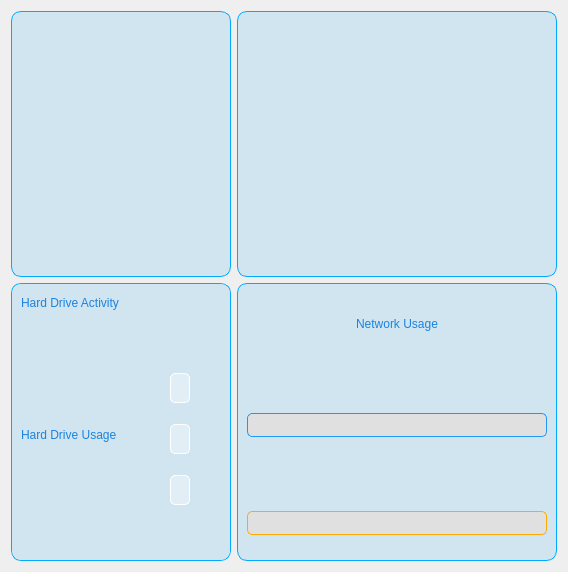
               <widget class="QWidget" name="Dashboard1">
                <layout class="QGridLayout" name="gridLayout_6">
                 <item row="0" column="1">
                  <widget class="QFrame" name="frame_11">
                   <property name="styleSheet">
                    <string notr="true">QFrame {
background-color: #d1e5f0;
border:1px solid #00aaff;
border-radius:10px;
}</string>
                   </property>
                   <property name="frameShape">
                    <enum>QFrame::StyledPanel</enum>
                   </property>
                   <property name="frameShadow">
                    <enum>QFrame::Raised</enum>
                   </property>
                   <layout class="QVBoxLayout" name="verticalLayout_7">
                    <item alignment="Qt::AlignHCenter">
                     <widget class="QPushButton" name="pushButton_2">
                      <property name="minimumSize">
                       <size>
                        <width>20</width>
                        <height>20</height>
                       </size>
                      </property>
                      <property name="maximumSize">
                       <size>
                        <width>200</width>
                        <height>200</height>
                       </size>
                      </property>
                      <property name="styleSheet">
                       <string notr="true">QPushButton{
background-color: rgb(209, 229, 240);
border:0px solid;
font: 12pt &quot;Oswald&quot;;
color: rgb(44, 159, 217);

}</string>
                      </property>
                      <property name="text">
                       <string/>
                      </property>
                      <property name="icon">
                       <iconset resource="res.qrc">
                        <normaloff>:/icon/icon/ram.png</normaloff>:/icon/icon/ram.png</iconset>
                      </property>
                      <property name="iconSize">
                       <size>
                        <width>49</width>
                        <height>49</height>
                       </size>
                      </property>
                     </widget>
                    </item>
                    <item alignment="Qt::AlignHCenter|Qt::AlignVCenter">
                     <widget class="roundProgressBar" name="ProgressBar1" native="true">
                      <property name="minimumSize">
                       <size>
                        <width>200</width>
                        <height>200</height>
                       </size>
                      </property>
                      <property name="maximumSize">
                       <size>
                        <width>200</width>
                        <height>200</height>
                       </size>
                      </property>
                      <property name="styleSheet">
                       <string notr="true">background-color: rgb(209, 229, 240);</string>
                      </property>
                     </widget>
                    </item>
                    <item>
                     <widget class="QLabel" name="label_4">
                      <property name="styleSheet">
                       <string notr="true">QLabel {
font: 10pt &quot;Oswald&quot;;
color: rgb(27, 131, 222);
border:0px solid;
}</string>
                      </property>
                      <property name="text">
                       <string/>
                      </property>
                      <property name="alignment">
                       <set>Qt::AlignCenter</set>
                      </property>
                     </widget>
                    </item>
                   </layout>
                  </widget>
                 </item>
                 <item row="1" column="0">
                  <widget class="QFrame" name="frame_12">
                   <property name="styleSheet">
                    <string notr="true">QFrame {
background-color: #d1e5f0;
border:1px solid #00aaff;
border-radius:10px;
}</string>
                   </property>
                   <property name="frameShape">
                    <enum>QFrame::StyledPanel</enum>
                   </property>
                   <property name="frameShadow">
                    <enum>QFrame::Raised</enum>
                   </property>
                   <layout class="QHBoxLayout" name="horizontalLayout_3">
                    <property name="spacing">
                     <number>0</number>
                    </property>
                    <property name="leftMargin">
                     <number>0</number>
                    </property>
                    <property name="topMargin">
                     <number>0</number>
                    </property>
                    <property name="rightMargin">
                     <number>0</number>
                    </property>
                    <property name="bottomMargin">
                     <number>0</number>
                    </property>
                    <item>
                     <widget class="QFrame" name="frame_15">
                      <property name="styleSheet">
                       <string notr="true">QFrame {
background-color: #d1e5f0;
border:0px solid;
}</string>
                      </property>
                      <property name="frameShape">
                       <enum>QFrame::StyledPanel</enum>
                      </property>
                      <property name="frameShadow">
                       <enum>QFrame::Raised</enum>
                      </property>
                      <layout class="QVBoxLayout" name="verticalLayout_8">
                       <item alignment="Qt::AlignHCenter">
                        <widget class="QLabel" name="label_6">
                         <property name="minimumSize">
                          <size>
                           <width>100</width>
                           <height>20</height>
                          </size>
                         </property>
                         <property name="maximumSize">
                          <size>
                           <width>16777215</width>
                           <height>20</height>
                          </size>
                         </property>
                         <property name="styleSheet">
                          <string notr="true">font: 10pt &quot;Oswald&quot;;
color: rgb(27, 131, 222);</string>
                         </property>
                         <property name="text">
                          <string>Hard Drive Activity</string>
                         </property>
                        </widget>
                       </item>
                       <item alignment="Qt::AlignHCenter">
                        <widget class="roundProgressBar" name="ProgressBar2" native="true">
                         <property name="minimumSize">
                          <size>
                           <width>100</width>
                           <height>100</height>
                          </size>
                         </property>
                         <property name="maximumSize">
                          <size>
                           <width>100</width>
                           <height>100</height>
                          </size>
                         </property>
                         <property name="styleSheet">
                          <string notr="true">background-color: rgb(209, 229, 240);</string>
                         </property>
                        </widget>
                       </item>
                       <item alignment="Qt::AlignHCenter">
                        <widget class="QLabel" name="label_7">
                         <property name="minimumSize">
                          <size>
                           <width>100</width>
                           <height>20</height>
                          </size>
                         </property>
                         <property name="maximumSize">
                          <size>
                           <width>16777215</width>
                           <height>20</height>
                          </size>
                         </property>
                         <property name="styleSheet">
                          <string notr="true">font: 10pt &quot;Oswald&quot;;
color: rgb(27, 131, 222);</string>
                         </property>
                         <property name="text">
                          <string>Hard Drive Usage</string>
                         </property>
                        </widget>
                       </item>
                       <item alignment="Qt::AlignHCenter">
                        <widget class="roundProgressBar" name="widget_15" native="true">
                         <property name="minimumSize">
                          <size>
                           <width>100</width>
                           <height>100</height>
                          </size>
                         </property>
                         <property name="maximumSize">
                          <size>
                           <width>100</width>
                           <height>100</height>
                          </size>
                         </property>
                         <property name="styleSheet">
                          <string notr="true">background-color: rgb(209, 229, 240);</string>
                         </property>
                        </widget>
                       </item>
                      </layout>
                     </widget>
                    </item>
                    <item>
                     <widget class="QFrame" name="frame_16">
                      <property name="styleSheet">
                       <string notr="true">QFrame {
background-color: #d1e5f0;
border:0px solid;
}</string>
                      </property>
                      <property name="frameShape">
                       <enum>QFrame::StyledPanel</enum>
                      </property>
                      <property name="frameShadow">
                       <enum>QFrame::Raised</enum>
                      </property>
                      <layout class="QVBoxLayout" name="verticalLayout_9">
                       <item>
                        <spacer name="verticalSpacer">
                         <property name="orientation">
                          <enum>Qt::Vertical</enum>
                         </property>
                         <property name="sizeType">
                          <enum>QSizePolicy::Maximum</enum>
                         </property>
                         <property name="sizeHint" stdset="0">
                          <size>
                           <width>20</width>
                           <height>30</height>
                          </size>
                         </property>
                        </spacer>
                       </item>
                       <item alignment="Qt::AlignHCenter">
                        <widget class="QPushButton" name="pushButton_5">
                         <property name="styleSheet">
                          <string notr="true">QPushButton{
background-color: rgb(209, 229, 240);
border:0px solid;
font: 12pt &quot;Oswald&quot;;
color: rgb(44, 159, 217);

}</string>
                         </property>
                         <property name="text">
                          <string/>
                         </property>
                         <property name="icon">
                          <iconset resource="res.qrc">
                           <normaloff>:/icon/icon/hard-disk-drive (2).png</normaloff>:/icon/icon/hard-disk-drive (2).png</iconset>
                         </property>
                         <property name="iconSize">
                          <size>
                           <width>50</width>
                           <height>50</height>
                          </size>
                         </property>
                        </widget>
                       </item>
                       <item alignment="Qt::AlignHCenter">
                        <widget class="QLabel" name="label_8">
                         <property name="minimumSize">
                          <size>
                           <width>20</width>
                           <height>20</height>
                          </size>
                         </property>
                         <property name="maximumSize">
                          <size>
                           <width>16777215</width>
                           <height>30</height>
                          </size>
                         </property>
                         <property name="styleSheet">
                          <string notr="true">font: 9pt &quot;Oswald&quot;;
color: rgb(40, 168, 245);
border:1px solid;
background-color: rgb(225, 238, 246);
border-radius: 5px;
border-color: rgb(255, 255, 255);
</string>
                         </property>
                         <property name="text">
                          <string/>
                         </property>
                        </widget>
                       </item>
                       <item alignment="Qt::AlignHCenter">
                        <widget class="QLabel" name="label_9">
                         <property name="minimumSize">
                          <size>
                           <width>20</width>
                           <height>20</height>
                          </size>
                         </property>
                         <property name="maximumSize">
                          <size>
                           <width>16777215</width>
                           <height>30</height>
                          </size>
                         </property>
                         <property name="styleSheet">
                          <string notr="true">font: 9pt &quot;Oswald&quot;;
color: rgb(40, 168, 245);
border:1px solid;
background-color: rgb(225, 238, 246);
border-radius: 5px;
border-color: rgb(255, 255, 255);</string>
                         </property>
                         <property name="text">
                          <string/>
                         </property>
                        </widget>
                       </item>
                       <item alignment="Qt::AlignHCenter">
                        <widget class="QLabel" name="label_10">
                         <property name="minimumSize">
                          <size>
                           <width>20</width>
                           <height>20</height>
                          </size>
                         </property>
                         <property name="maximumSize">
                          <size>
                           <width>16777215</width>
                           <height>30</height>
                          </size>
                         </property>
                         <property name="styleSheet">
                          <string notr="true">font: 9pt &quot;Oswald&quot;;
color: rgb(40, 168, 245);
border:1px solid;
background-color: rgb(225, 238, 246);
border-radius: 5px;
border-color: rgb(255, 255, 255);</string>
                         </property>
                         <property name="text">
                          <string/>
                         </property>
                        </widget>
                       </item>
                       <item>
                        <spacer name="verticalSpacer_2">
                         <property name="orientation">
                          <enum>Qt::Vertical</enum>
                         </property>
                         <property name="sizeType">
                          <enum>QSizePolicy::Maximum</enum>
                         </property>
                         <property name="sizeHint" stdset="0">
                          <size>
                           <width>20</width>
                           <height>30</height>
                          </size>
                         </property>
                        </spacer>
                       </item>
                      </layout>
                     </widget>
                    </item>
                   </layout>
                  </widget>
                 </item>
                 <item row="1" column="1">
                  <widget class="QFrame" name="frame_13">
                   <property name="styleSheet">
                    <string notr="true">QFrame {
background-color: #d1e5f0;
border:1px solid #00aaff;
border-radius:10px;
}</string>
                   </property>
                   <property name="frameShape">
                    <enum>QFrame::StyledPanel</enum>
                   </property>
                   <property name="frameShadow">
                    <enum>QFrame::Raised</enum>
                   </property>
                   <layout class="QVBoxLayout" name="verticalLayout_10">
                    <item alignment="Qt::AlignHCenter">
                     <widget class="QLabel" name="label_11">
                      <property name="minimumSize">
                       <size>
                        <width>300</width>
                        <height>30</height>
                       </size>
                      </property>
                      <property name="maximumSize">
                       <size>
                        <width>300</width>
                        <height>30</height>
                       </size>
                      </property>
                      <property name="styleSheet">
                       <string notr="true">QLabel {
font: 12pt &quot;Oswald&quot;;
color: rgb(27, 131, 222);
border:0px solid;
}</string>
                      </property>
                      <property name="text">
                       <string>Network Usage</string>
                      </property>
                      <property name="alignment">
                       <set>Qt::AlignCenter</set>
                      </property>
                     </widget>
                    </item>
                    <item alignment="Qt::AlignHCenter">
                     <widget class="QLabel" name="sent_label">
                      <property name="minimumSize">
                       <size>
                        <width>300</width>
                        <height>30</height>
                       </size>
                      </property>
                      <property name="maximumSize">
                       <size>
                        <width>300</width>
                        <height>30</height>
                       </size>
                      </property>
                      <property name="styleSheet">
                       <string notr="true">font: 9pt &quot;Oswald&quot;;
border:0px solid;</string>
                      </property>
                      <property name="text">
                       <string/>
                      </property>
                     </widget>
                    </item>
                    <item alignment="Qt::AlignHCenter">
                     <widget class="QProgressBar" name="progressBar_1">
                      <property name="minimumSize">
                       <size>
                        <width>300</width>
                        <height>0</height>
                       </size>
                      </property>
                      <property name="maximumSize">
                       <size>
                        <width>300</width>
                        <height>16777215</height>
                       </size>
                      </property>
                      <property name="styleSheet">
                       <string notr="true">QProgressBar {
    border: 1px solid #2196F3;
    border-radius: 5px;
    background-color: #E0E0E0;
}

QProgressBar::chunk {
    background-color: #2196F3;
    width: 10px; 
 
}

</string>
                      </property>
                      <property name="maximum">
                       <number>100</number>
                      </property>
                      <property name="value">
                       <number>0</number>
                      </property>
                      <property name="alignment">
                       <set>Qt::AlignCenter</set>
                      </property>
                      <property name="textVisible">
                       <bool>false</bool>
                      </property>
                      <property name="orientation">
                       <enum>Qt::Horizontal</enum>
                      </property>
                      <property name="invertedAppearance">
                       <bool>false</bool>
                      </property>
                      <property name="textDirection">
                       <enum>QProgressBar::BottomToTop</enum>
                      </property>
                     </widget>
                    </item>
                    <item alignment="Qt::AlignHCenter">
                     <widget class="QLabel" name="recv_label">
                      <property name="minimumSize">
                       <size>
                        <width>300</width>
                        <height>30</height>
                       </size>
                      </property>
                      <property name="maximumSize">
                       <size>
                        <width>300</width>
                        <height>30</height>
                       </size>
                      </property>
                      <property name="styleSheet">
                       <string notr="true">font: 9pt &quot;Oswald&quot;;
border:0px solid;</string>
                      </property>
                      <property name="text">
                       <string/>
                      </property>
                     </widget>
                    </item>
                    <item alignment="Qt::AlignHCenter">
                     <widget class="QProgressBar" name="progressBar_2">
                      <property name="minimumSize">
                       <size>
                        <width>300</width>
                        <height>0</height>
                       </size>
                      </property>
                      <property name="maximumSize">
                       <size>
                        <width>300</width>
                        <height>16777215</height>
                       </size>
                      </property>
                      <property name="styleSheet">
                       <string notr="true">QProgressBar {
    border: 1px solid rgb(255, 170, 0);
    border-radius: 5px;
    background-color: #E0E0E0;
}

QProgressBar::chunk {
   
	background-color: rgb(255, 170, 0);
    width: 10px; 
 
}
</string>
                      </property>
                      <property name="maximum">
                       <number>100</number>
                      </property>
                      <property name="value">
                       <number>0</number>
                      </property>
                      <property name="alignment">
                       <set>Qt::AlignCenter</set>
                      </property>
                      <property name="textVisible">
                       <bool>false</bool>
                      </property>
                     </widget>
                    </item>
                   </layout>
                  </widget>
                 </item>
                 <item row="0" column="0">
                  <widget class="QFrame" name="frame_9">
                   <property name="styleSheet">
                    <string notr="true">QFrame {
background-color: #d1e5f0;
border:1px solid #00aaff;
border-radius:10px;
}</string>
                   </property>
                   <property name="frameShape">
                    <enum>QFrame::StyledPanel</enum>
                   </property>
                   <property name="frameShadow">
                    <enum>QFrame::Raised</enum>
                   </property>
                   <layout class="QVBoxLayout" name="verticalLayout_6">
                    <item alignment="Qt::AlignHCenter">
                     <widget class="QPushButton" name="pushButton_3">
                      <property name="minimumSize">
                       <size>
                        <width>20</width>
                        <height>20</height>
                       </size>
                      </property>
                      <property name="maximumSize">
                       <size>
                        <width>200</width>
                        <height>200</height>
                       </size>
                      </property>
                      <property name="styleSheet">
                       <string notr="true">QPushButton{
background-color: rgb(209, 229, 240);
border:0px solid;
font: 12pt &quot;Oswald&quot;;
color: rgb(44, 159, 217);

}</string>
                      </property>
                      <property name="text">
                       <string/>
                      </property>
                      <property name="icon">
                       <iconset resource="res.qrc">
                        <normaloff>:/icon/icon/cpu (1).png</normaloff>:/icon/icon/cpu (1).png</iconset>
                      </property>
                      <property name="iconSize">
                       <size>
                        <width>49</width>
                        <height>49</height>
                       </size>
                      </property>
                     </widget>
                    </item>
                    <item alignment="Qt::AlignHCenter|Qt::AlignVCenter">
                     <widget class="roundProgressBar" name="ProgressBar" native="true">
                      <property name="minimumSize">
                       <size>
                        <width>200</width>
                        <height>200</height>
                       </size>
                      </property>
                      <property name="maximumSize">
                       <size>
                        <width>200</width>
                        <height>200</height>
                       </size>
                      </property>
                      <property name="styleSheet">
                       <string notr="true">background-color: rgb(209, 229, 240);</string>
                      </property>
                     </widget>
                    </item>
                    <item>
                     <widget class="QLabel" name="label_5">
                      <property name="styleSheet">
                       <string notr="true">QLabel {
font: 10pt &quot;Oswald&quot;;
color: rgb(27, 131, 222);
border:0px solid;
}</string>
                      </property>
                      <property name="text">
                       <string/>
                      </property>
                      <property name="alignment">
                       <set>Qt::AlignCenter</set>
                      </property>
                     </widget>
                    </item>
                   </layout>
                  </widget>
                 </item>
                </layout>
               </widget>
